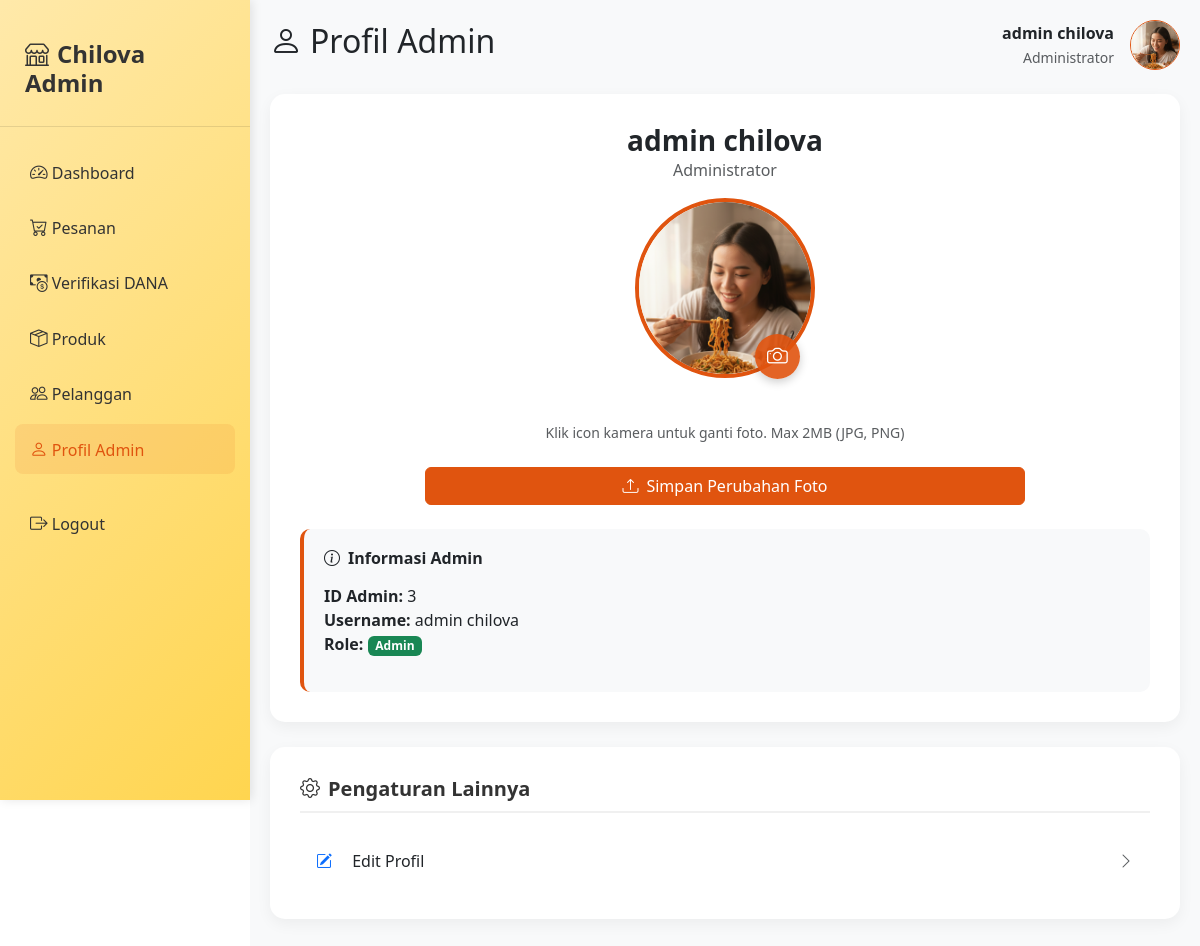
Page /admin/profile_admin.php (signed in) on the committed database.
### tables this page shows
CREATE TABLE `users` (
  `user_id` int(12) NOT NULL,
  `username` text NOT NULL,
  `password` text NOT NULL,
  `role` enum('Admin','User') NOT NULL DEFAULT 'User',
  `profile_picture` varchar(255) NOT NULL
);

### function.php (called while the page is built, shortened)
<?php
include_once 'koneksi.php';
function getProfilePicturePath($user_id) {
    global $conn;
    $stmt = $conn->prepare("SELECT profile_picture FROM users WHERE user_id = ?");
    $stmt->bind_param("i", $user_id);
    $stmt->execute();
    $result = $stmt->get_result();
    if ($result->num_rows > 0) {
        $user = $result->fetch_assoc();
        $filename = $user['profile_picture'];
        $filepath = 'uploads/profile/' . $filename;
        if (file_exists($filepath)) {
            return $filepath;
        } else {
            return 'images/default.jpg';
        }
    }
    return 'images/default.jpg';
}
?>

### admin/profile_admin.php (the view, shortened to what this page needs)
<?php
require "../koneksi.php";
require "../function.php";
$user_id = $_SESSION['user_id'];
$stmt = $conn->prepare("SELECT username, profile_picture FROM users WHERE user_id = ?");
$stmt->bind_param("i", $user_id);
$stmt->execute();
$result = $stmt->get_result();
if ($result->num_rows > 0) {
    $user = $result->fetch_assoc();
    $username = $user['username'];
    $current_profile_picture = getProfilePicturePath($user_id);
} else {
    $username = "Admin";
    $current_profile_picture = 'images/profile.jpg';
}
?>
<!DOCTYPE html>
<html lang="id">
<head>
    <link href="https://cdn.jsdelivr.net/npm/bootstrap@5.3.8/dist/css/bootstrap.min.css" rel="stylesheet">
    <link rel="stylesheet" href="https://cdn.jsdelivr.net/npm/bootstrap-icons@1.11.1/font/bootstrap-icons.css">
</head>
<body>
<div class="sidebar d-none d-md-block">
    <div class="sidebar-brand">
        <h4><i class="bi bi-shop me-2"></i>Chilova Admin</h4>
    </div>
    <div class="sidebar-nav">
        <a href="beranda_admin.php" class="nav-link">
            <i class="bi bi-speedometer2"></i> Dashboard
        </a>
        <a href="pesanan.php" class="nav-link">
            <i class="bi bi-cart-check"></i> Pesanan
        </a>
        <a href="verifikasi_dana.php" class="nav-link">
            <i class="bi bi-cash-coin"></i> Verifikasi DANA
        </a>
        <a href="produk.php" class="nav-link">
            <i class="bi bi-box-seam"></i> Produk
        </a>
        <a href="pelanggan.php" class="nav-link">
            <i class="bi bi-people"></i> Pelanggan
        </a>
        <a href="profile_admin.php" class="nav-link active">
            <i class="bi bi-person"></i> Profil Admin
        </a>
        <a href="../login.php" class="nav-link btn-logout mt-4">
            <i class="bi bi-box-arrow-right"></i> Logout
        </a>
    </div>
</div>
<div class="main-content">
    <div class="d-flex justify-content-between align-items-center mb-4">
        <h2><i class="bi bi-person me-2"></i>Profil Admin</h2>
        <div class="text-end d-flex align-items-center">
            <div class="me-3">
                <div class="fw-bold"><?= htmlspecialchars($username) ?></div>
                <small class="text-muted">Administrator</small>
            </div>
            <a href="profile_admin.php">
                <img src="<?= htmlspecialchars($current_profile_picture) ?>"
                    alt="Profile"
                    class="rounded-circle border"
                    style="width: 50px; height: 50px; object-fit: cover; border-color: #e0540f !important;"
                    onerror="this.src='images/profile.jpg'">
            </a>
        </div>
    </div>
    <div class="card-simple">
        <div class="text-center mb-4">
            <h3 class="fw-bold mb-0"><?= htmlspecialchars($username) ?></h3>
            <p class="text-muted">Administrator</p>
            <form method="POST" enctype="multipart/form-data" class="upload-form-container">
                <div class="text-center mb-4">
                    <div class="profile-preview-container">
                        <img id="profilePreview" src="<?= htmlspecialchars($current_profile_picture) ?>"
                             class="profile-preview mb-3"
                             alt="Profile Picture"
                             onerror="this.src='images/profile.jpg'">
                        <label class="camera-overlay upload-btn">
                            <i class="bi bi-camera"></i>
                        </label>
                    </div>
                    <div class="form-text small mt-2">Klik icon kamera untuk ganti foto. Max 2MB (JPG, PNG)</div>
                </div>
                <div class="mt-4">
                    <button type="submit" class="btn btn-orange w-100">
                        <i class="bi bi-upload me-2"></i>Simpan Perubahan Foto
                    </button>
                </div>
            </form>
        </div>
        <div class="info-card">
            <h6 class="fw-bold mb-3"><i class="bi bi-info-circle me-2"></i>Informasi Admin</h6>
            <ul class="list-unstyled">
                <li><strong>ID Admin:</strong> <?= $user_id ?></li>
                <li><strong>Username:</strong> <?= htmlspecialchars($username) ?></li>
                <li><strong>Role:</strong> <span class="badge bg-success">Admin</span></li>
            </ul>
        </div>
    </div>
    <div class="card-simple">
        <h5 class="section-title"><i class="bi bi-gear me-2"></i>Pengaturan Lainnya</h5>
        <div class="list-group list-group-flush">
            <a href="edit_profile_admin.php" class="list-group-item list-group-item-action d-flex justify-content-between align-items-center py-3">
                <div>
                    <i class="bi bi-pencil-square me-3 text-primary"></i>
                    Edit Profil
                </div>
                <i class="bi bi-chevron-right text-muted"></i>
            </a>
        </div>
    </div>
</div>
</body>
</html>

### admin/profile_admin.php (style rules this page uses)
.sidebar { min-height: 100vh; background: linear-gradient(135deg, #FFE9AA 0%, #FFD54F 100%); color: #333; position: fixed; left: 0; top: 0; width: 250px; padding-top: 20px; box-shadow: 2px 0 10px rgba(0,0,0,0.1); }
.sidebar-brand { padding: 20px 25px; border-bottom: 1px solid rgba(0,0,0,0.1); margin-bottom: 20px; }
.sidebar-brand h4 { font-weight: 700; color: #333; }
.sidebar-nav { padding: 0 15px; }
.nav-link { color: #333; padding: 12px 15px; border-radius: 8px; margin-bottom: 5px; transition: all 0.3s; }
.nav-link:hover, .nav-link.active { background-color: rgba(224, 84, 15, 0.1); color: #e0540f; }
.nav-link i { width: 25px; font-size: 1.1rem; }
.main-content { margin-left: 250px; padding: 20px; background-color: #f8f9fa; min-height: 100vh; }
.btn-orange { background-color: #e0540f; border-color: #e0540f; color: white; }
.profile-preview-container { position: relative; display: inline-block; margin-bottom: 20px; }
.profile-preview { width: 180px; height: 180px; object-fit: cover; border-radius: 50%; border: 4px solid #e0540f; transition: all 0.3s ease; }
.camera-overlay { position: absolute; bottom: 15px; right: 15px; background: rgba(224, 84, 15, 0.9); color: white; width: 45px; height: 45px; border-radius: 50%; display: flex; align-items: center; justify-content: center; cursor: pointer; transition: all 0.3s ease; box-shadow: 0 3px 10px rgba(0,0,0,0.2); }
.camera-overlay i { font-size: 1.3rem; }
.info-card { background-color: #f8f9fa; border-left: 4px solid #e0540f; padding: 20px; border-radius: 10px; margin-top: 20px; }
.card-simple { background: white; border-radius: 15px; padding: 30px; box-shadow: 0 5px 15px rgba(0,0,0,0.05); margin-bottom: 25px; }
.section-title { color: #333; font-weight: 600; margin-bottom: 20px; padding-bottom: 10px; border-bottom: 2px solid #f0f0f0; }
.upload-form-container { max-width: 600px; margin: 0 auto; }

### rows in the picture
users: username "admin chilova", profile_picture (picture)

### other values in the picture
$user_id "3"
